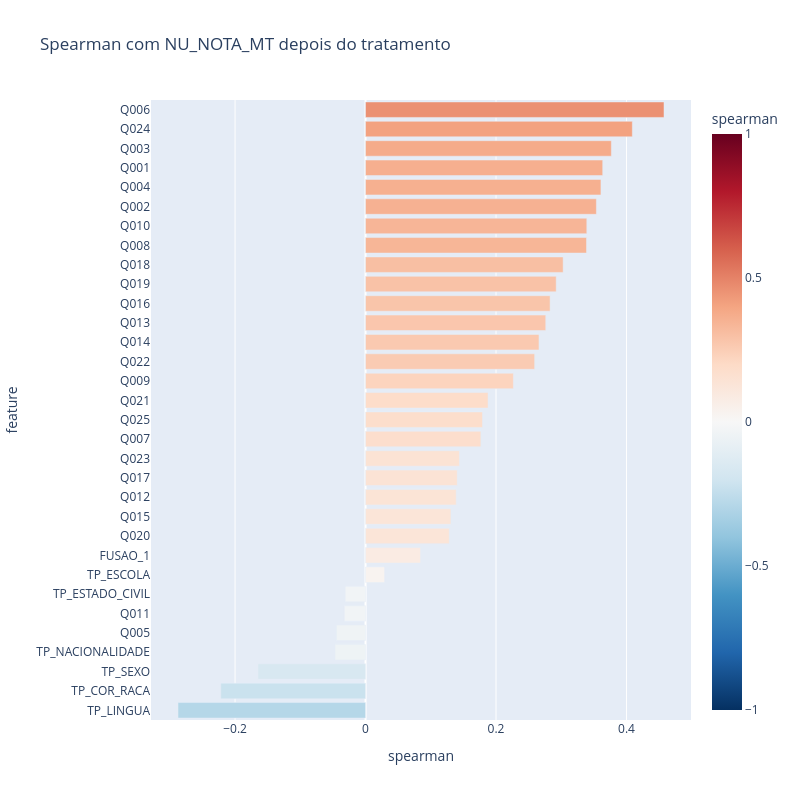

The cell this chart's notebook holds for it:
### Code cell
import plotly.express as px

dados = corr_alvo_fund.sort_values().reset_index()
dados.columns = ["feature", "spearman"]

fig = px.bar(
    dados, x="spearman", y="feature", orientation="h",
    color="spearman", color_continuous_scale="RdBu_r", range_color=[-1, 1],
    title="Spearman com NU_NOTA_MT depois do tratamento",
)
fig.update_layout(width=800, height=800)
fig.show()

### Figure 1 — Plotly figure (JSON) as saved in the notebook; plotly's stock layout.template omitted (floating-point values rounded to 4 significant figures)
{"data": [{"hovertemplate": "spearman=%{marker.color}<br>feature=%{y}<extra></extra>", "legendgroup": "", "marker": {"color": [-0.2874, -0.2218, -0.1648, -0.04684, -0.04465, -0.03254, -0.03114, 0.0292, 0.08419, 0.1284, 0.1309, 0.139, 0.1406, 0.144, 0.1768, 0.1792, 0.1878, 0.2266, 0.2592, 0.2659, 0.2762, 0.2829, 0.2922, 0.3029, 0.3387, 0.3391, 0.3538, 0.3608, 0.3635, 0.3768, 0.4089, 0.4575], "coloraxis": "coloraxis", "pattern": {"shape": ""}}, "name": "", "orientation": "h", "showlegend": false, "textposition": "auto", "type": "bar", "x": [-0.2874, -0.2218, -0.1648, -0.04684, -0.04465, -0.03254, -0.03114, 0.0292, 0.08419, 0.1284, 0.1309, 0.139, 0.1406, 0.144, 0.1768, 0.1792, 0.1878, 0.2266, 0.2592, 0.2659, 0.2762, 0.2829, 0.2922, 0.3029, 0.3387, 0.3391, 0.3538, 0.3608, 0.3635, 0.3768, 0.4089, 0.4575], "xaxis": "x", "y": ["TP_LINGUA", "TP_COR_RACA", "TP_SEXO", "TP_NACIONALIDADE", "Q005", "Q011", "TP_ESTADO_CIVIL", "TP_ESCOLA", "FUSAO_1", "Q020", "Q015", "Q012", "Q017", "Q023", "Q007", "Q025", "Q021", "Q009", "Q022", "Q014", "Q013", "Q016", "Q019", "Q018", "Q008", "Q010", "Q002", "Q004", "Q001", "Q003", "Q024", "Q006"], "yaxis": "y"}], "layout": {"barmode": "relative", "coloraxis": {"autocolorscale": false, "cmax": 1, "cmin": -1, "colorbar": {"title": {"text": "spearman"}}, "colorscale": [[0, "rgb(5,48,97)"], [0.1, "rgb(33,102,172)"], [0.2, "rgb(67,147,195)"], [0.3, "rgb(146,197,222)"], [0.4, "rgb(209,229,240)"], [0.5, "rgb(247,247,247)"], [0.6, "rgb(253,219,199)"], [0.7, "rgb(244,165,130)"], [0.8, "rgb(214,96,77)"], [0.9, "rgb(178,24,43)"], [1, "rgb(103,0,31)"]]}, "height": 800, "legend": {"tracegroupgap": 0}, "title": {"text": "Spearman com NU_NOTA_MT depois do tratamento"}, "width": 800, "xaxis": {"anchor": "y", "domain": [0, 1], "title": {"text": "spearman"}}, "yaxis": {"anchor": "x", "domain": [0, 1], "title": {"text": "feature"}}}}
